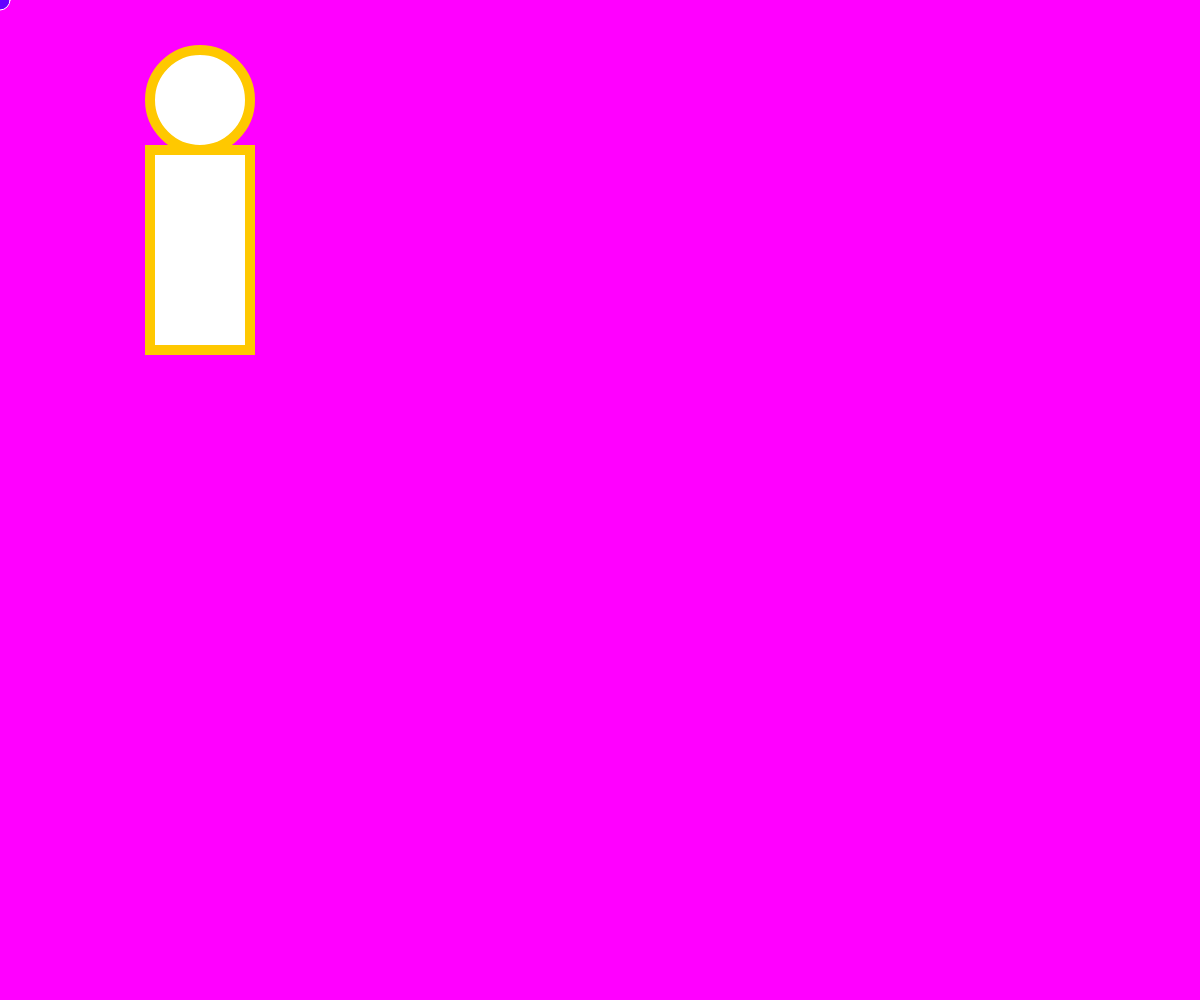
Frame 1 (no input)
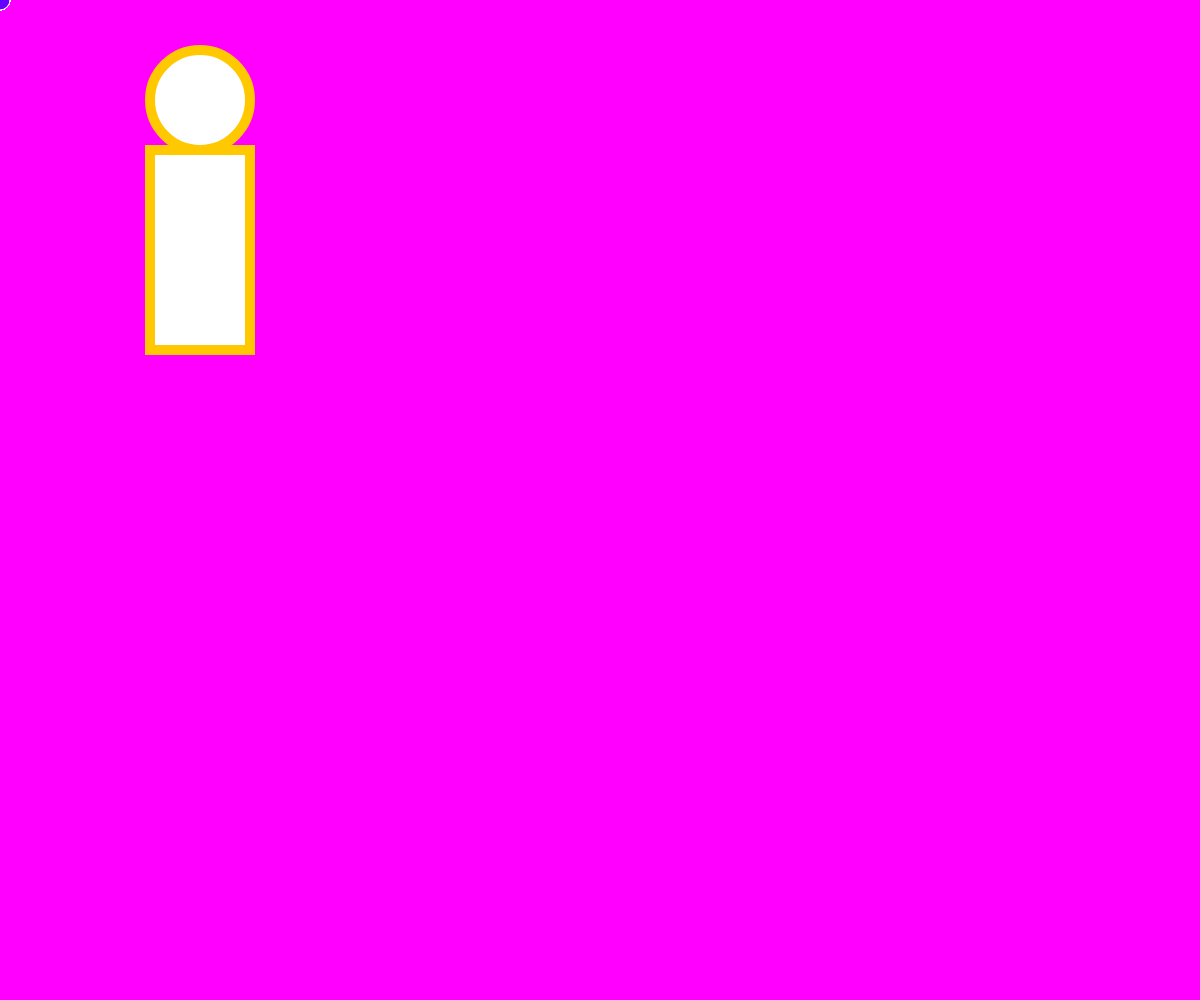
Frame 60 (no input)
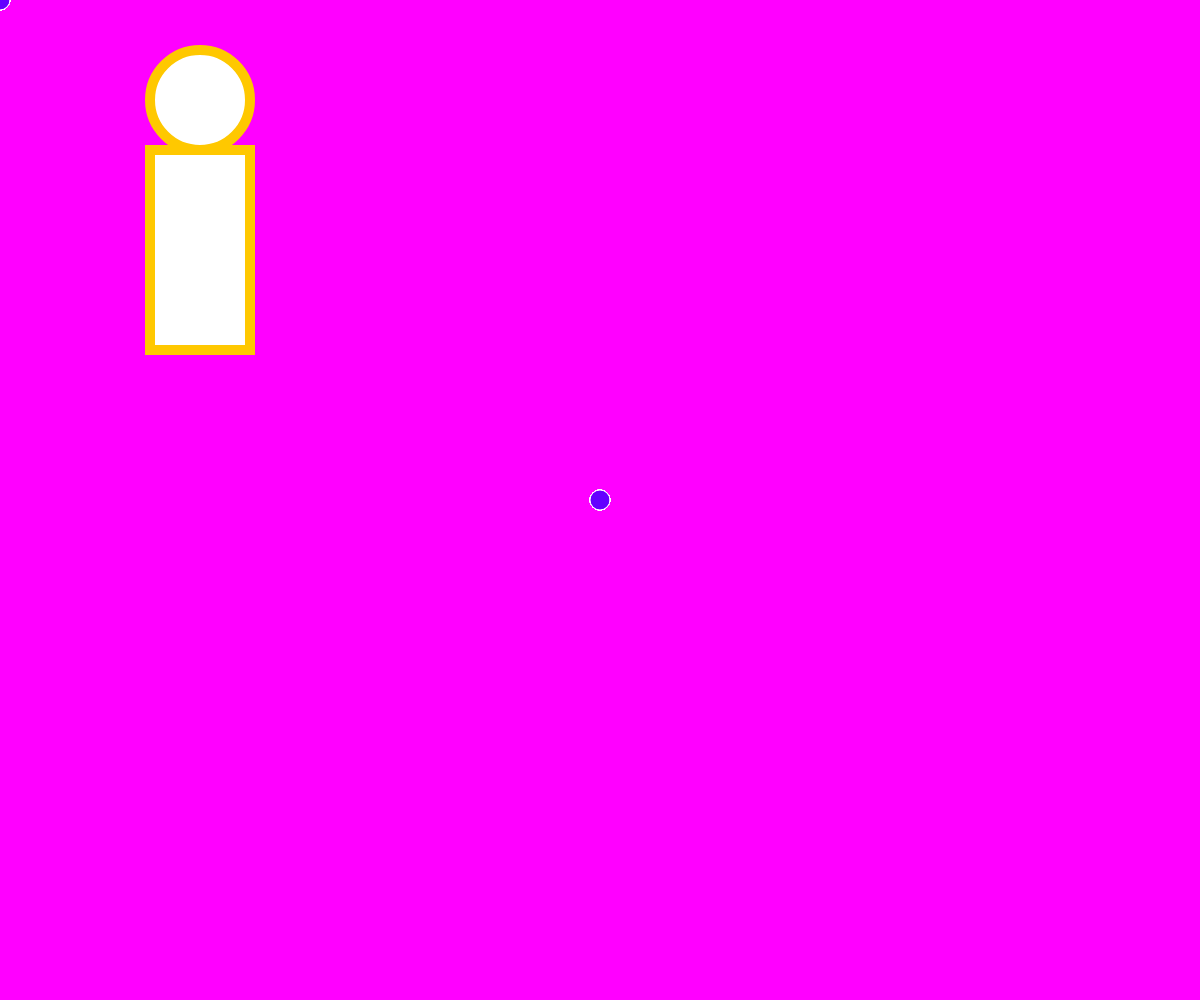
Frame 120 (the mouse pressed at the canvas centre since frame 60)

The p5.js sketch that drew these frames (run headless with seeded random() and noise() and a simulated clock; from frame 60 on, the mouse is pressed at the canvas centre):

// p5.js sketch
// ── sketch.js
/*
	Let's create some shapes with p5. Ellipses, rectangles, lines, oh my.

	Check out the p5 reference page: http://p5js.org/reference. See the
	structure, shape and color sections.

	p5 structure:
		setup(), draw()

	p5 global functions:
		createCanvas(...)
		background(...)
		fill(...), noFill(...)
		stroke(...), noStroke(...), strokeWeight(...)
		ellipse(...), rect(...)

	p5 global variables:
		windowWidth, windowHeight
		mouseX, mouseY
*/

// Any code that you put inside of setup runs ONCE at the start of the sketch
function setup() {
  createCanvas(windowWidth,windowHeight);

  background(255,0,255);

  fill(255,255,255);
  stroke(255,200,0);
  strokeWeight(10);

  ellipse(200,100,100);
  rect(150,150,100,200);
}

// After setup is run, any code that you put inside of draw runs REPEATEDLY at
// 60 frames per second
function draw() {
  fill(100,0,255);
  stroke(255,255,255);
  strokeWeight(1);

  ellipse(mouseX,mouseY,20);
}
